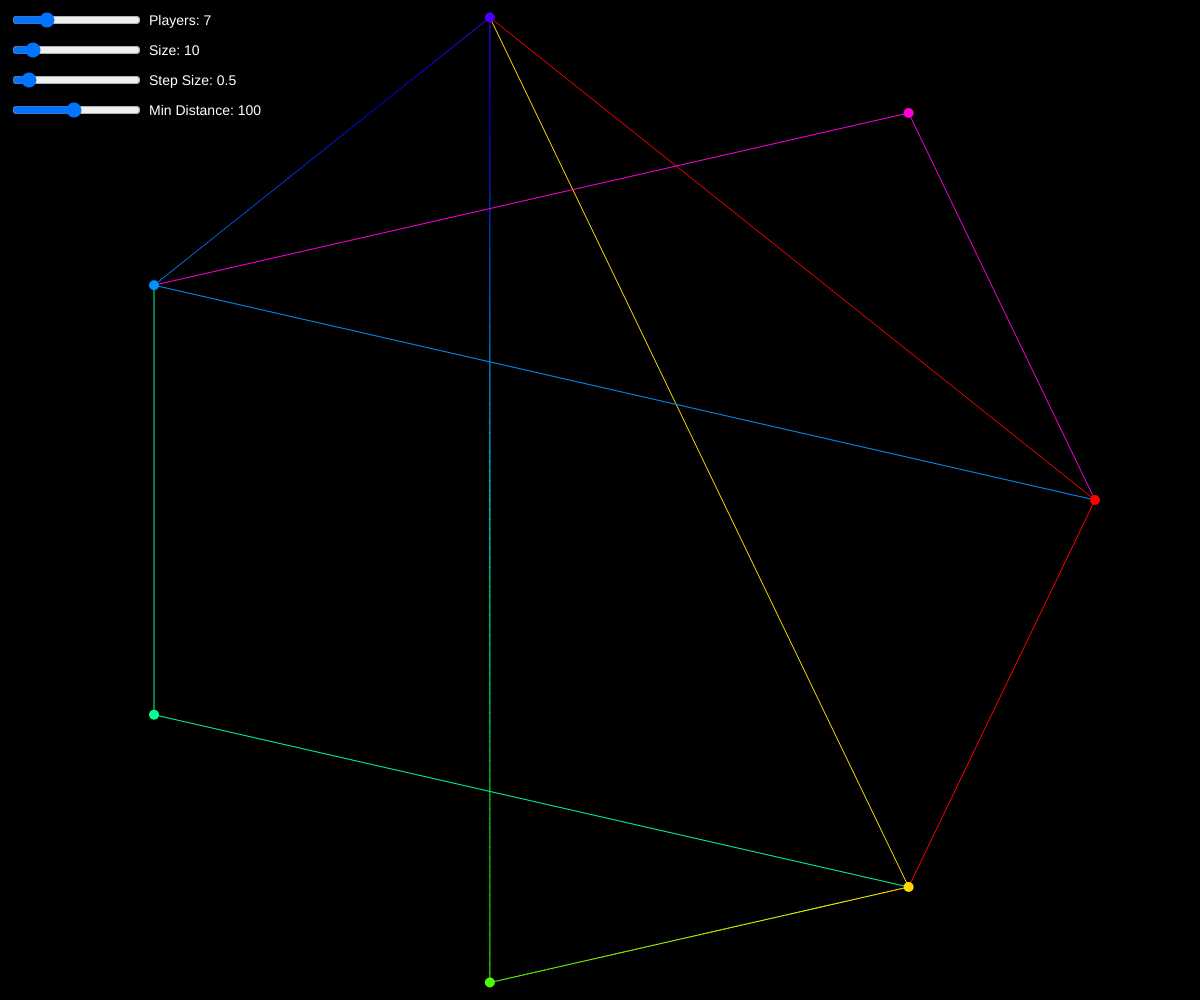
Frame 1 (no input)
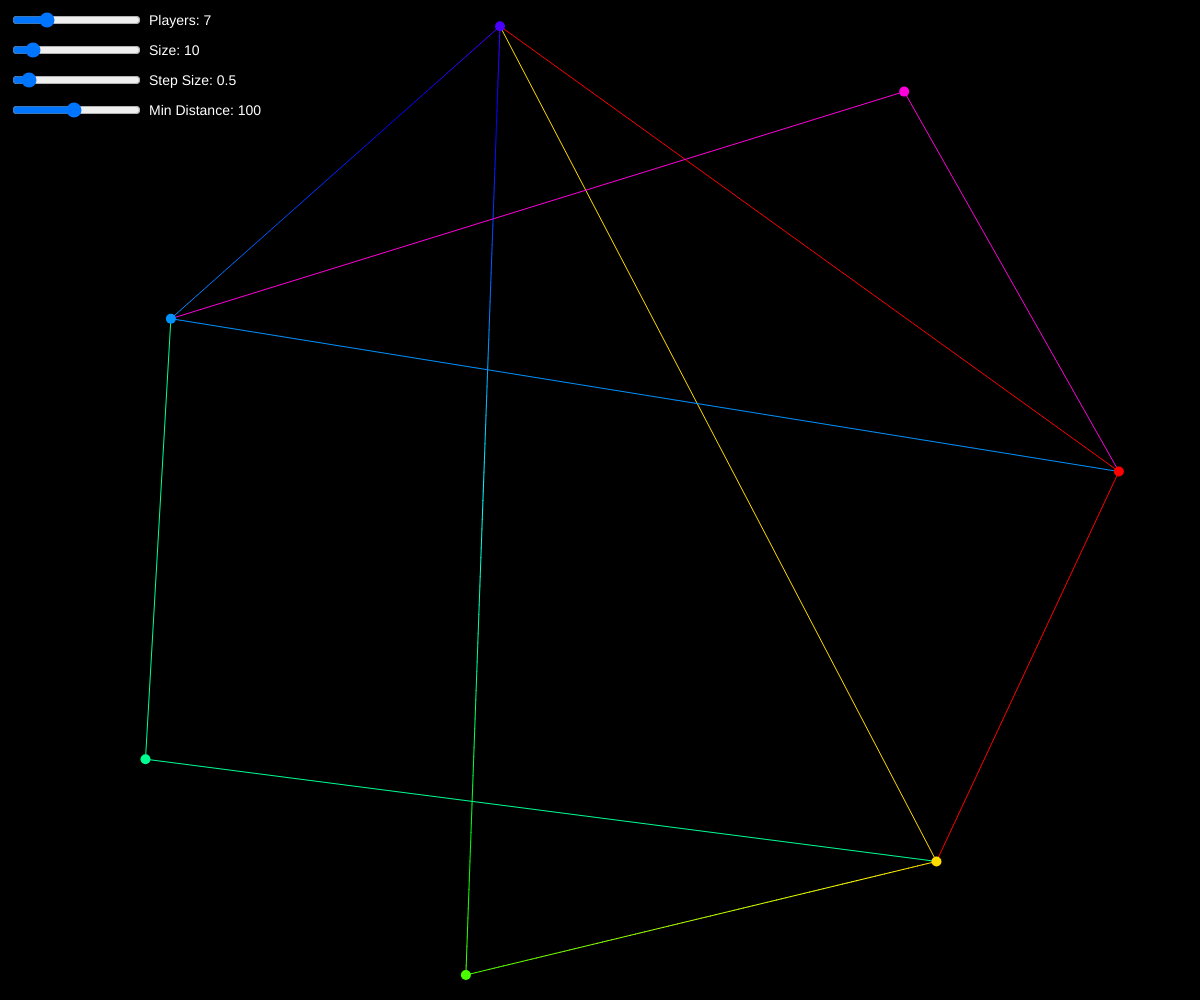
Frame 60 (no input)
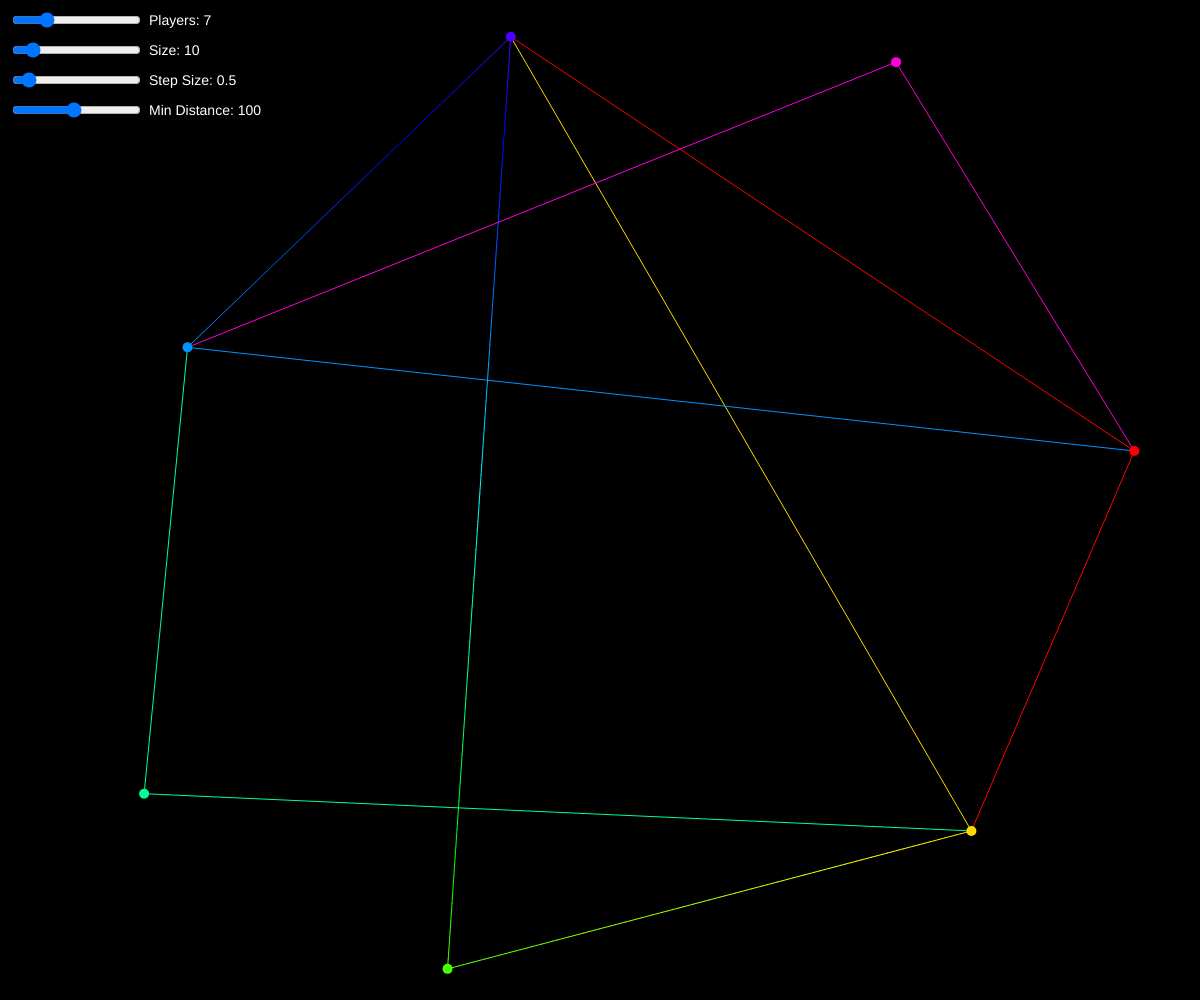
Frame 120 (the mouse pressed at the canvas centre since frame 60)

The p5.js sketch that drew these frames (run headless with seeded random() and noise() and a simulated clock; from frame 60 on, the mouse is pressed at the canvas centre):

// p5.js sketch
// ── sketch.js
let nodes = [];
let connections = []; // Array of array of indices of nodes
let colours = [];
let playerSlider, sizeSlider, stepSizeSlider, minDistanceSlider;
let PLAYERS = 7;
let SIZE = 10;
let CONNECTIONS = 2;
let STEPSIZE = 0.5;
let MIN_DISTANCE = SIZE * 10; // Minimum distance between points

function setup() {
  createCanvas(windowWidth, windowHeight);
  colorMode(HSB, 360, 100, 100); // Set color mode to HSB

  // Create sliders
  playerSlider = createSlider(3, 20, PLAYERS, 1);
  playerSlider.position(10, 10);
  sizeSlider = createSlider(5, 50, SIZE, 1);
  sizeSlider.position(10, 40);
  stepSizeSlider = createSlider(0.1, 5, STEPSIZE, 0.1);
  stepSizeSlider.position(10, 70);
  minDistanceSlider = createSlider(10, 200, MIN_DISTANCE, 10);
  minDistanceSlider.position(10, 100);

  initializeNodesAndConnections();
}

function initializeNodesAndConnections() {
  nodes = [];
  connections = [];
  colours = [];

  PLAYERS = playerSlider.value();
  SIZE = sizeSlider.value();
  STEPSIZE = stepSizeSlider.value();
  MIN_DISTANCE = minDistanceSlider.value();

  const angle = TWO_PI / PLAYERS;
  const radius = min(width - SIZE, height - SIZE) / 2;

  for (let i = 0; i < PLAYERS; i++) {
    const x = width / 2 + cos(i * angle) * radius;
    const y = height / 2 + sin(i * angle) * radius;
    nodes.push(createVector(x, y));
    colours.push(color((i * 360) / PLAYERS, 100, 100)); // Assign evenly spaced colors in HSV space
  }

  for (let i = 0; i < PLAYERS; i++) {
    let connection = [];
    for (let j = 0; j < CONNECTIONS; j++) {
      let randomIndex = i;
      while (randomIndex === i || connection.includes(randomIndex)) {
        randomIndex = floor(random(PLAYERS));
      }
      connection.push(randomIndex);
    }
    connections.push(connection);
  }
}

function draw() {
  background(0);

  // Update values from sliders
  if (PLAYERS !== playerSlider.value()) {
    initializeNodesAndConnections();
  }

  // Display slider labels and values
  fill(255);
  textSize(14);
  text(`Players: ${playerSlider.value()}`, playerSlider.x * 2 + playerSlider.width, 25);
  text(`Size: ${sizeSlider.value()}`, sizeSlider.x * 2 + sizeSlider.width, 55);
  text(`Step Size: ${stepSizeSlider.value()}`, stepSizeSlider.x * 2 + stepSizeSlider.width, 85);
  text(`Min Distance: ${minDistanceSlider.value()}`, minDistanceSlider.x * 2 + minDistanceSlider.width, 115);

  for (let i = 0; i < PLAYERS; i++) {
    let node = nodes[i];
    let c1 = colours[i];
    for (const connectedTo of connections[i]) {
      let c2 = colours[connectedTo];

      if (connections[connectedTo].includes(i)) {
        // Ensure the gradient line is only drawn once by sorting the indices
        if (i < connectedTo) {
          drawGradientLine(node.x, node.y, nodes[connectedTo].x, nodes[connectedTo].y, c1, c2);
        }
      } else {
        stroke(c1);
        line(node.x, node.y, nodes[connectedTo].x, nodes[connectedTo].y);
      }
    }
  }

  // Draw the nodes
  for (let i = 0; i < PLAYERS; i++) {
    fill(colours[i]);
    let node = nodes[i];
    noStroke();
    ellipse(node.x, node.y, sizeSlider.value(), sizeSlider.value());
  }

  step();
}

function step() {
  const newPositions = [];
  for (let i = 0; i < PLAYERS; i++) {
    let node = nodes[i];
    let desiredPos = calculateDesiredLocation(i);
    let direction = p5.Vector.sub(desiredPos, node);
    direction.normalize();
    direction.mult(stepSizeSlider.value() + random(-SIZE / 4, SIZE / 4));
    let newPos = p5.Vector.add(node, direction);

    // Check if the new position is too close to any other node
    for (let j = 0; j < PLAYERS; j++) {
      if (i !== j) {
        let distance = p5.Vector.dist(newPos, nodes[j]);
        if (distance < minDistanceSlider.value()) {
          let repulsion = p5.Vector.sub(newPos, nodes[j]);
          repulsion.normalize();
          repulsion.mult((minDistanceSlider.value() - distance) / minDistanceSlider.value()); // Scale the repulsion force
          newPos.add(repulsion);
        }
      }
    }
    newPos.x = constrain(newPos.x, SIZE / 2, width - SIZE / 2);
    newPos.y = constrain(newPos.y, SIZE / 2, height - SIZE / 2);
    newPositions.push(newPos);
  }

  for (let i = 0; i < PLAYERS; i++) {
    nodes[i] = newPositions[i];
  }
}

function calculateDesiredLocation(i) {
  let nodeA = nodes[connections[i][0]];
  let nodeB = nodes[connections[i][1]];

  // Calculate the midpoint between nodeA and nodeB
  let midpoint = createVector((nodeA.x + nodeB.x) / 2, (nodeA.y + nodeB.y) / 2);

  let distance = dist(nodeA.x, nodeA.y, nodeB.x, nodeB.y);
  // Calculate the height of the equilateral triangle
  let height = (sqrt(3) / 2) * distance;
  // Calculate the direction vector perpendicular to the line segment from nodeA to nodeB
  let direction = createVector(nodeB.y - nodeA.y, nodeA.x - nodeB.x);
  direction.normalize();
  direction.mult(height);
  // Calculate the two possible points
  let point1 = createVector(midpoint.x + direction.x, midpoint.y + direction.y);
  let point2 = createVector(midpoint.x - direction.x, midpoint.y - direction.y);

  let dist1 = dist(nodes[i].x, nodes[i].y, point1.x, point1.y);
  let dist2 = dist(nodes[i].x, nodes[i].y, point2.x, point2.y);
  if (dist1 < dist2) {
    return point1;
  } else {
    return point2;
  }
}

function drawGradientLine(x1, y1, x2, y2, c1, c2) {
  let steps = 100; // Number of steps for the gradient
  for (let i = 0; i < steps; i++) {
    let t1 = i / steps;
    let t2 = (i + 1) / steps;
    let xStart = lerp(x1, x2, t1);
    let yStart = lerp(y1, y2, t1);
    let xEnd = lerp(x1, x2, t2);
    let yEnd = lerp(y1, y2, t2);
    let c = lerpColor(c1, c2, t1);
    stroke(c);
    line(xStart, yStart, xEnd, yEnd);
  }
}
